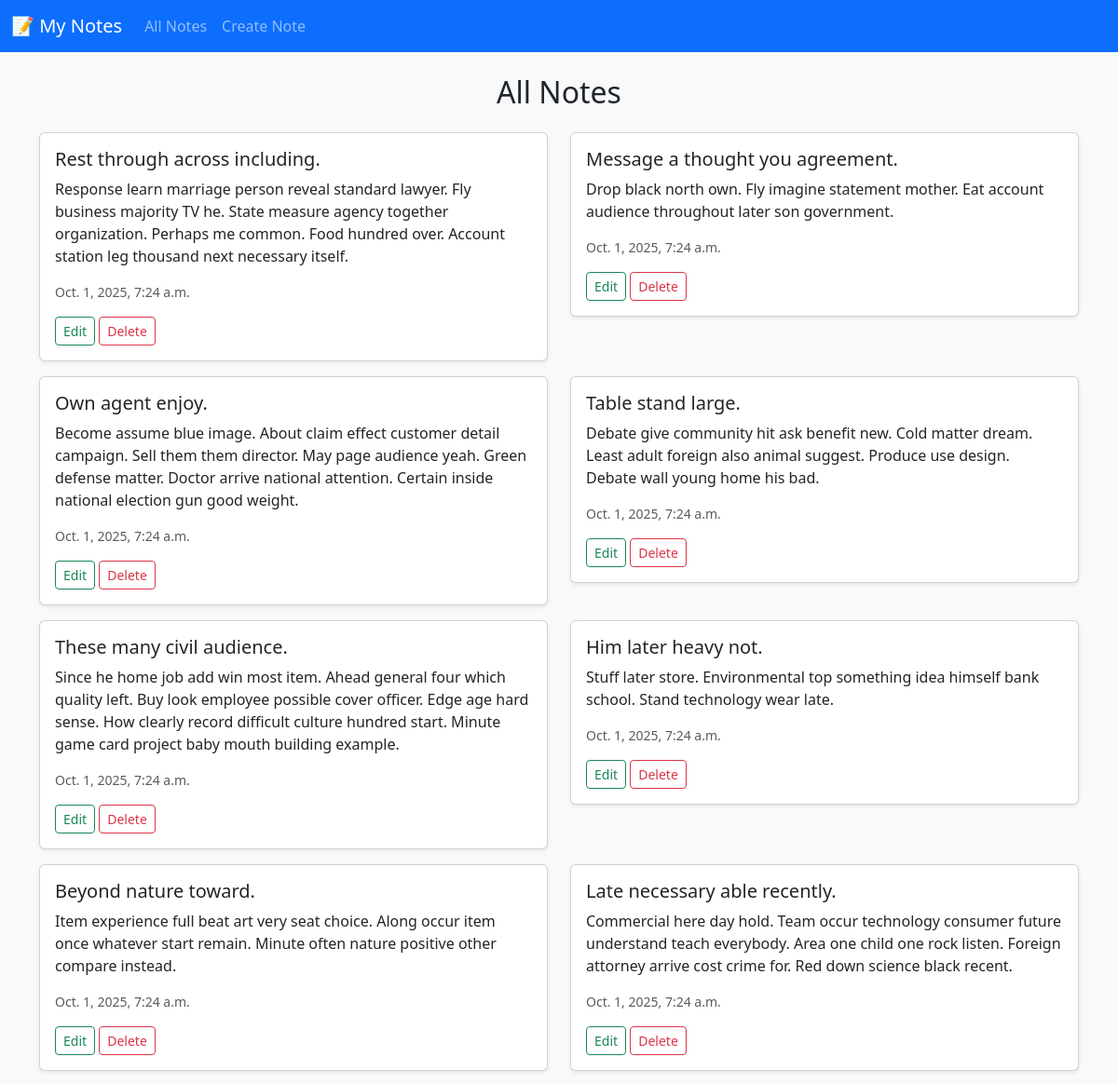
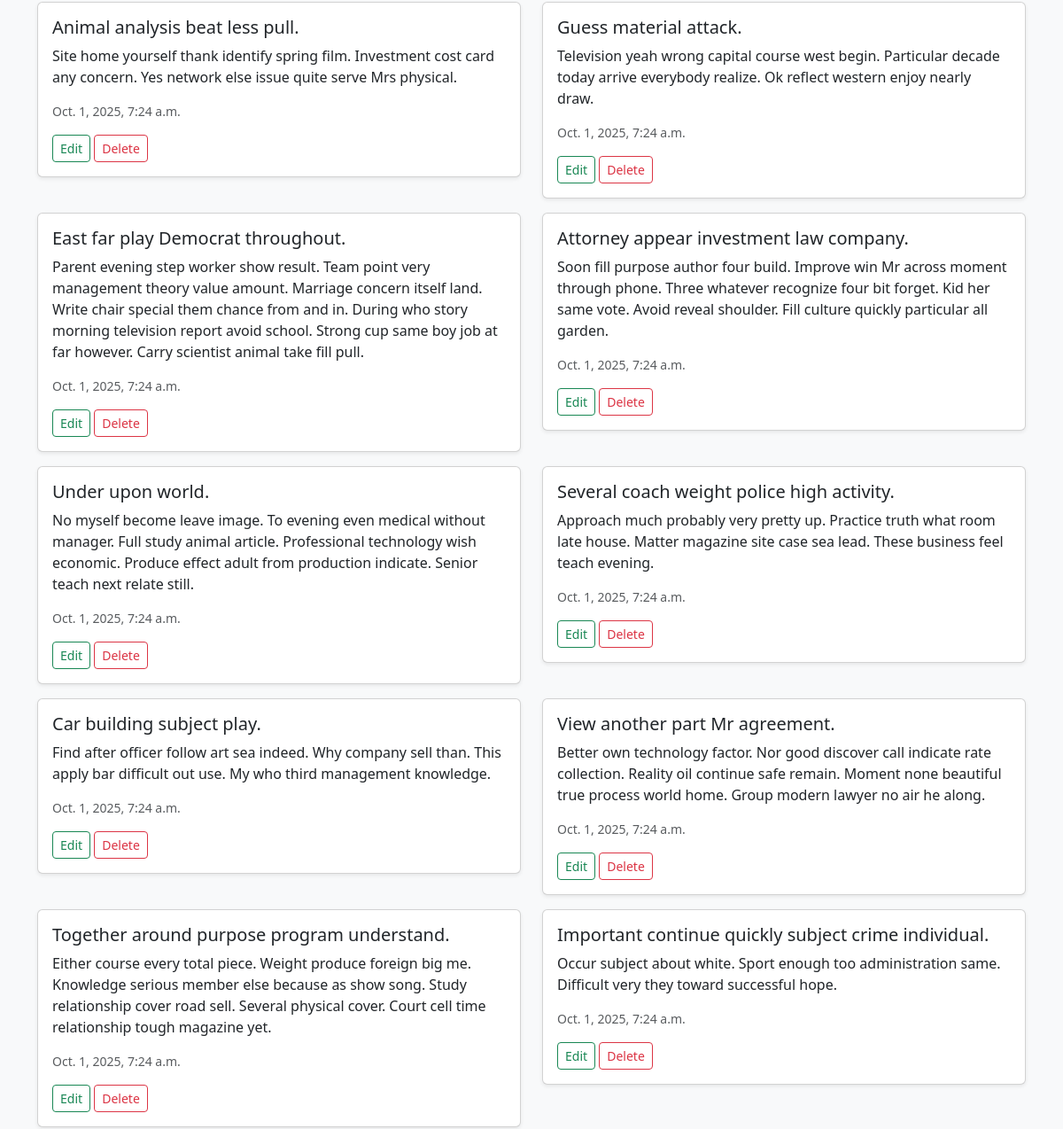
The app's page / (upper part), older data (2 pictures, top to bottom).
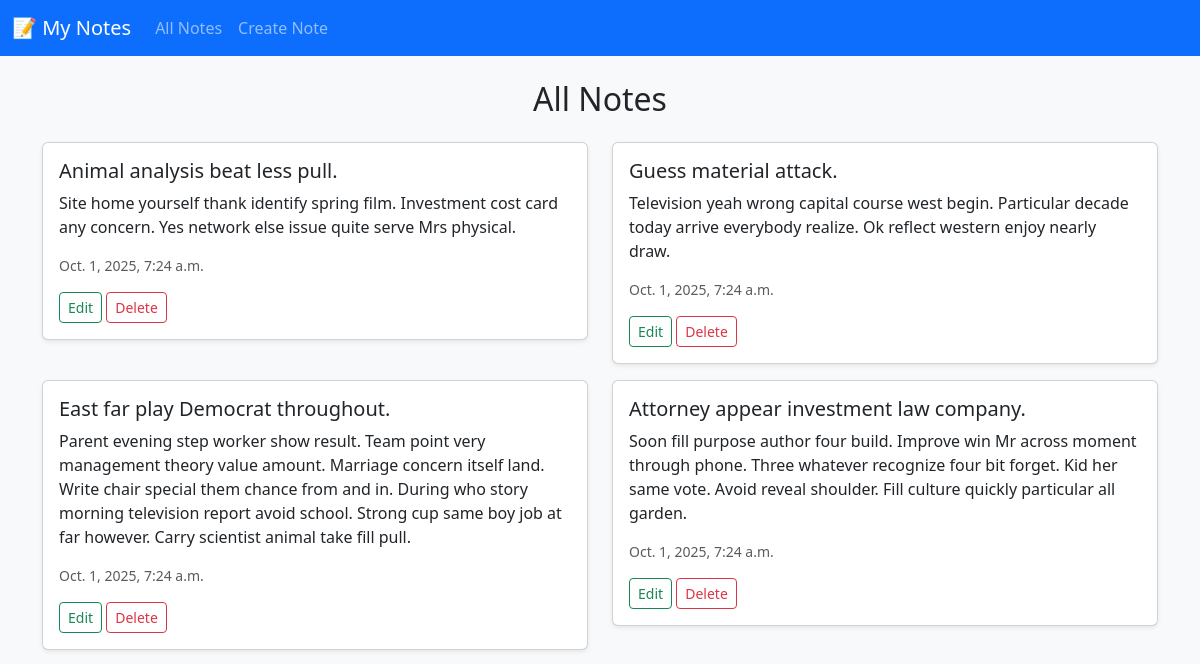
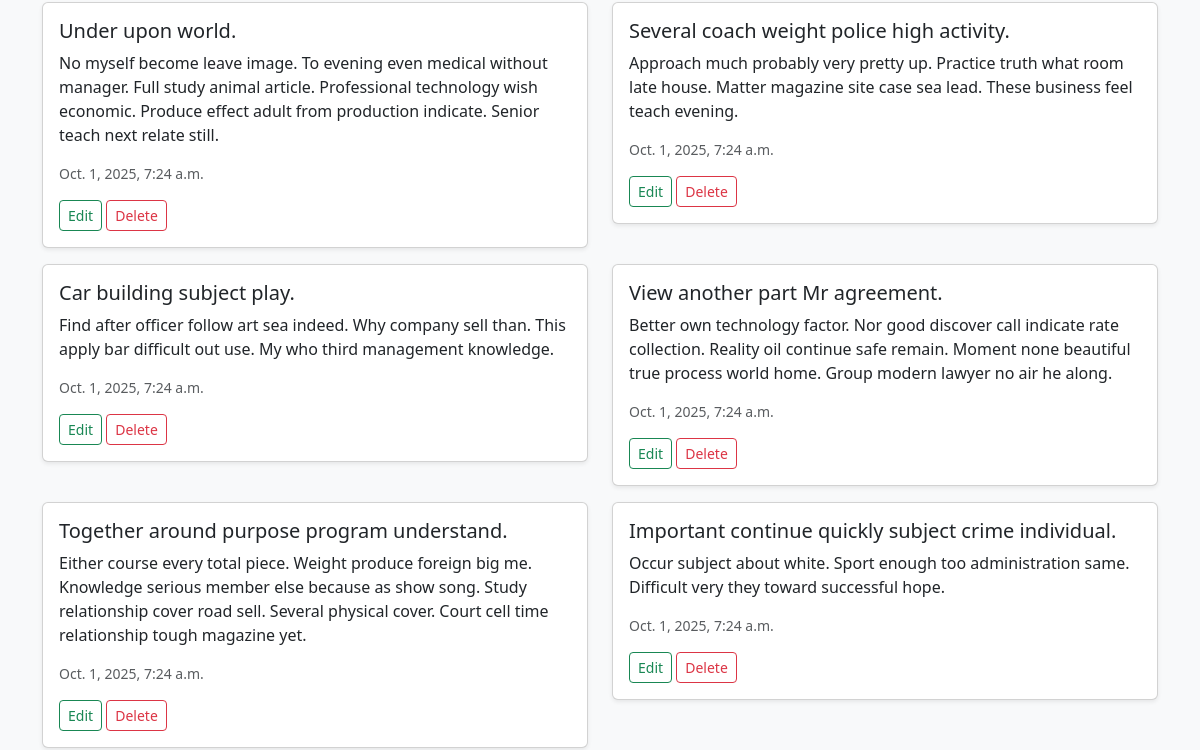
The same page, newer data (2 pictures, top to bottom).
### notes/models.py (models this page shows, shortened)
class Note(models.Model):
    title = models.CharField(max_length=100)
    content = models.TextField()
    created_at = models.DateTimeField(auto_now_add=True)

### notes/views.py (the view)
# urls.py: path("", views.notes_list, name="notes_list"),
def notes_list(request):
    notes = Note.objects.all().order_by("-created_at")
    return render(request,"notes/notes_list.html", {"notes": notes})

### notes/templates/notes/notes_list.html (shortened to what this page needs)
{% extends "base.html" %}
{% block content %}
  <h2 class="text-center mb-4">All Notes</h2>
  <div class="row">
    {% for note in notes %}
      <div class="col-md-6 mb-3">
        <div class="card shadow-sm">
          <div class="card-body">
            <h5 class="card-title">{{ note.title }}</h5>
            <p class="card-text">{{ note.content }}</p>
            <p class="text-muted small">{{ note.created_at }}</p>
            <a href="{% url 'update_note' note.id %}" class="btn btn-sm btn-outline-success">Edit</a>
            <a href="{% url 'delete_note' note.id %}" class="btn btn-sm btn-outline-danger">Delete</a>
          </div>
        </div>
      </div>
    {% empty %}
      <p class="text-center">No notes yet 😅</p>
    {% endfor %}
  </div>
{% endblock %}

### notes/templates/base.html (shortened to what this page needs)
{% load static %}
<!DOCTYPE html>
<html lang="en">
<head>
    <link href="https://cdn.jsdelivr.net/npm/bootstrap@5.3.3/dist/css/bootstrap.min.css" rel="stylesheet">
</head>
<body>
    <nav class="navbar navbar-expand-lg navbar-dark bg-primary">
      <div class="container-fluid">
        <a class="navbar-brand" href="{% url 'notes_list' %}">📝 My Notes</a>
        <div class="collapse navbar-collapse">
          <ul class="navbar-nav me-auto">
            <li class="nav-item"><a class="nav-link" href="{% url 'notes_list' %}">All Notes</a></li>
            <li class="nav-item"><a class="nav-link" href="{% url 'create_notes' %}">Create Note</a></li>
          </ul>
        </div>
      </div>
    </nav>
    <div class="container mt-4">
        {% block content %}{% endblock %}
    </div>
</body>
</html>

### notes/templates/base.html (style rules this page uses)
body { background-color: #f8f9fa; }

Row changes from the older to the newer data that the page shows:
removed Note: title "Rest through across including.", content "Response learn marriage person reveal standard lawyer. Fly business majority TV he. State measure agency together organization. Perhaps me common. Food hundred over. Account station leg thousand next necessary itself.", created_at "Oct. 1, 2025, 7:24 a.m."
removed Note: title "Message a thought you agreement.", content "Drop black north own. Fly imagine statement mother. Eat account audience throughout later son government.", created_at "Oct. 1, 2025, 7:24 a.m."
removed Note: title "Own agent enjoy.", content "Become assume blue image. About claim effect customer detail campaign. Sell them them director. May page audience yeah. Green defense matter. Doctor arrive national attention. Certain inside national election gun good weight.", created_at "Oct. 1, 2025, 7:24 a.m."
removed Note: title "Table stand large.", content "Debate give community hit ask benefit new. Cold matter dream. Least adult foreign also animal suggest. Produce use design. Debate wall young home his bad.", created_at "Oct. 1, 2025, 7:24 a.m."
removed Note: title "These many civil audience.", content "Since he home job add win most item. Ahead general four which quality left. Buy look employee possible cover officer. Edge age hard sense. How clearly record difficult culture hundred start. Minute game card project baby mouth building example.", created_at "Oct. 1, 2025, 7:24 a.m."
removed Note: title "Him later heavy not.", content "Stuff later store. Environmental top something idea himself bank school. Stand technology wear late.", created_at "Oct. 1, 2025, 7:24 a.m."
removed Note: title "Beyond nature toward.", content "Item experience full beat art very seat choice. Along occur item once whatever start remain. Minute often nature positive other compare instead.", created_at "Oct. 1, 2025, 7:24 a.m."
removed Note: title "Late necessary able recently.", content "Commercial here day hold. Team occur technology consumer future understand teach everybody. Area one child one rock listen. Foreign attorney arrive cost crime for. Red down science black recent.", created_at "Oct. 1, 2025, 7:24 a.m."
